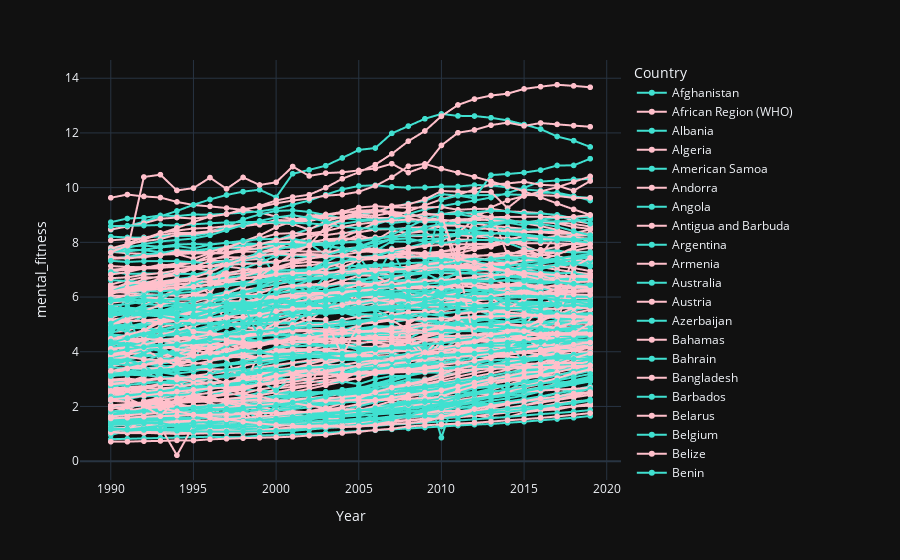

Notebook code cell kept with this figure:
### Markdown cell above
## Year wise variations in mental fitness of different countries

### Code cell
fig=px.line(data,x='Year',y='mental_fitness',color='Country',markers=True,color_discrete_sequence=['turquoise','pink'],template='plotly_dark')
                                                                                                
fig.show()
